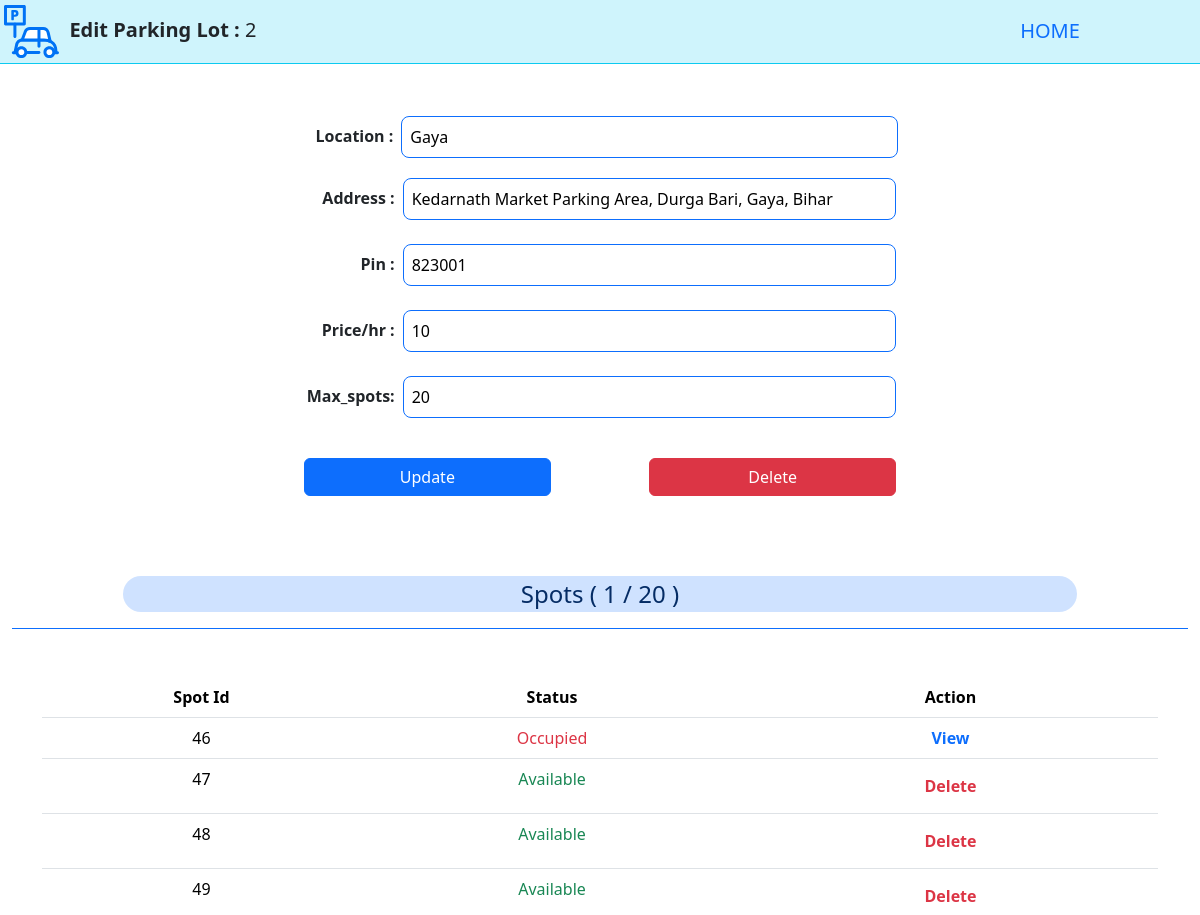
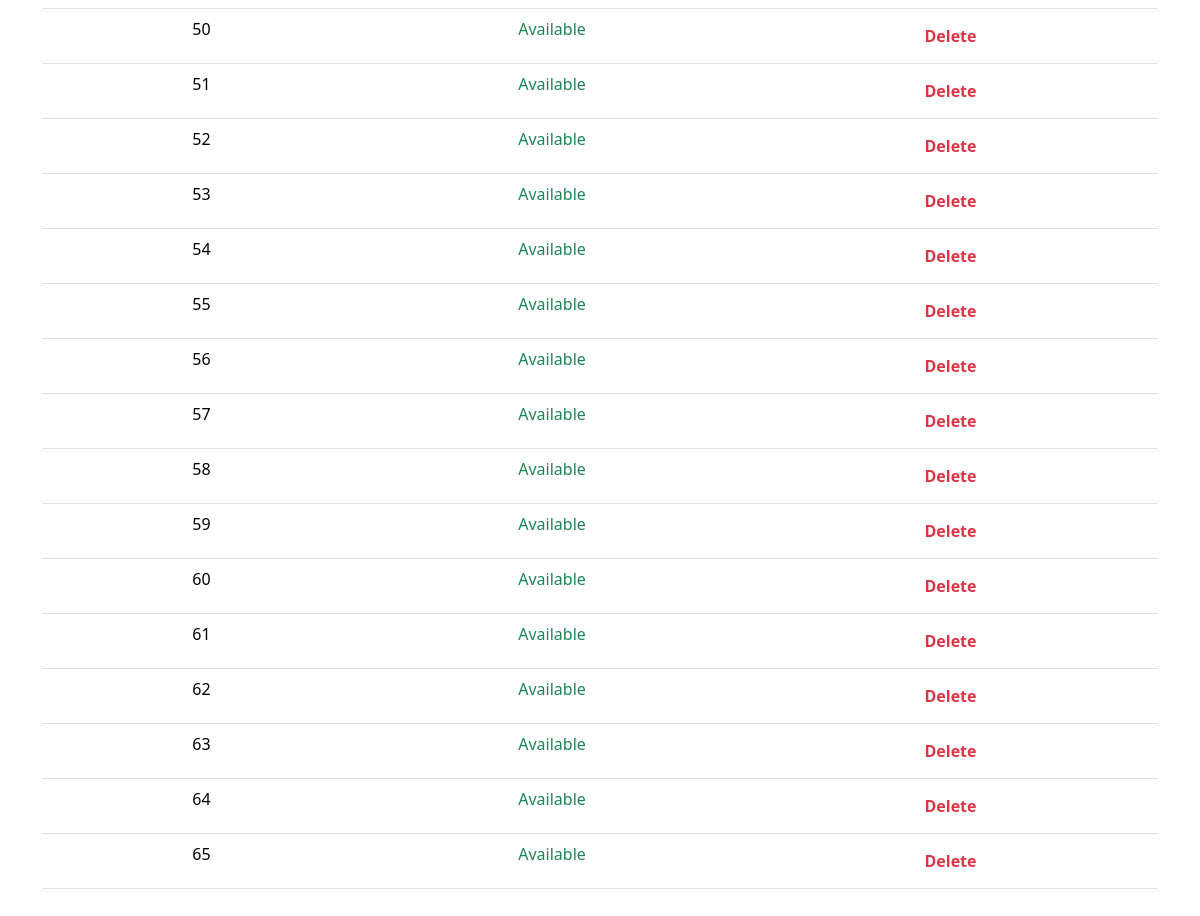
Screenshot of /editlot/2 (signed in) with the database file from the repository (2 pictures, top to bottom).
### application/models.py (models this page shows)
class Parking_lot(db.Model):
    id = db.Column(db.Integer, primary_key=True ,autoincrement=True)
    max_spots = db.Column(db.Integer(), nullable=False)
    price = db.Column(db.Integer(), nullable=False)
    prime_location = db.Column(db.String(), nullable=False)
    pincode = db.Column(db.Integer(), nullable=False)
    address = db.Column(db.String(), nullable=False)
    spots = db.relationship('Parking_spot', backref='parking_lot', lazy=True)
    bookings = db.relationship('Booking', backref='parking_lot', lazy=True, order_by='Booking.parking')

class Parking_spot(db.Model):
    id = db.Column(db.Integer, primary_key=True ,autoincrement=True)
    lot_id = db.Column(db.Integer(), db.ForeignKey('parking_lot.id'), nullable=False)
    booking_id=db.Column(db.Integer(), nullable=True)
    is_occupied = db.Column(db.Boolean, default=False)
    bookings = db.relationship('Booking', backref='parking_spot', lazy=True, order_by='Booking.parking')

### application/controllers.py (the view, shortened to what this page needs)
@app.route("/editlot/<int:id>", methods=['GET','POST'])
def editlot(id):
    if 'user' not in session:
        return redirect(url_for('login'))
    u=User.query.get(session['user'])
    if u.is_admin==True:
        lot=Parking_lot.query.filter(Parking_lot.id==id).first()
        if lot:
            spot=lot.spots
            oqp=[s for s in spot if s.is_occupied]
            b=lot.spots
            o=len(oqp)
            bkins={b.id:b for b in lot.bookings}
            return render_template('editlot.html', lot=lot, spots=b, bookings=bkins, o=o)
        else:
            flash("\\nParking Lot Does NOT exists !!")
            return redirect(url_for('admin'))
    return redirect(url_for('user'))

### templates/editlot.html
{% extends 'template.jinja' %}
{% block body %}
<div class="container-fluid">
    <div class="row border-bottom border-info mb-5 bg-info-subtle justify-content-center">
        <div class="col fs-5 p-1"> <img src="/static/parking.svg" width="55" height="55" alt="ParkHere">
            <b>&nbsp;Edit Parking Lot :</b> {{lot.id}}
        </div>
        <div class="col-3 text-center fs-5 p-3">
            <a class="link link-primary link-underline-opacity-0" href="/">HOME</a>
        </div>
    </div>
    <form method="post">
    <div class="row justify-content-center mb-2 p-1">
        <div class="col-3 p-2 text-end"> <b>Location :</b>
        </div>
        <input class="col-5 border border-primary rounded-3 p-2" type="text" value="{{lot.prime_location}}"
                name="prime">
        <div class="col-2 ">
        </div>
    </div>
    <div class="row justify-content-center mb-2 p-2">
        <div class="col-3 p-2 text-end"> <b>Address :</b>
        </div>
        <input class="col-5 border border-primary rounded-3 p-2" type="text" value="{{lot.address}}"
                name="addr">
        <div class="col-2">
        </div>
    </div>
    <div class="row justify-content-center mb-2 p-2">
        <div class="col-3 p-2 text-end"> <b>Pin :</b>
        </div>
        <input class="col-5 border border-primary rounded-3 p-2" type="number" value="{{lot.pincode}}"
                name="pin">
        <div class="col-2 ">
        </div>
    </div>
        <div class="row justify-content-center mb-2 p-2">
            <div class="col-3 p-2 text-end"> <b>Price/hr :</b>
            </div>
            <input class="col-5 border border-primary rounded-3 p-2" type="number" value="{{lot.price}}"
                name="newprice">
            <div class="col-2 ">
            </div>
        </div>
        <div class="row justify-content-center mb-4 p-2">
            <div class="col-3 p-2 text-end"> <b>Max_spots:</b>
            </div>
            <input class="col-5 border border-primary rounded-3 p-2" type="number" value="{{lot.max_spots}}"
                name="newmaxspots">
            <div class="col-2 ">
            </div>
        </div>
        <div class="row justify-content-center mb-2 p-2">
            <div class="col-3">
            </div>
            <button class='col btn btn-primary' type="submit" name="action" value="update">Update</button>
            <div class="col-1 ">
            </div>
            <button class='col btn btn-danger' type="submit" name="action" value="delete">Delete</button>
            <div class="col-3 ">
            </div>
        </div>
    </form>
    <br>
    <br>
    <div class="container-fluid mb-5">
        <div class="row border-bottom border-primary justify-content-center p-3 mb-5">
            <div class="col-10 bg-primary-subtle rounded-pill text-primary-emphasis text-center fs-4">
                Spots ( {{o}} / {{lot.max_spots}} )
            </div>
        </div>
    </div>
    <div class="container mb-5">
        <table class="table text-center">
            <thead>
                <th>Spot&nbsp;Id</th>
                <th>Status</th>
                <th>Action</th>
            </thead>
            <tbody>
                {% for spot in spots %}
                <tr>
                    <td>{{spot.id}}</td>
                    {% if spot.is_occupied %}
                    <td><div class="text-danger">Occupied</div></td>
                    <td><a class="link-primary link-underline-opacity-0" href="/booking/{{spot.booking_id}}"><b>View</b></a></td>
                    {% else %}
                    <td><div class="text-success">Available</div></td>
                    <td><form method="post"><button type="submit" name="action" value="{{spot.id}}" class="btn btn-link-color link-danger"><b>Delete</b></button></form></td>
                    {% endif %}
                </tr>
                {% endfor %}
            </tbody>
        </table>
    </div>
    <br><br><br><br><br><br><br><br><br><br><br>
</div>
{% endblock %}

### rows the page displays
Parking_lot: id "2", prime "Gaya", addr "Kedarnath Market Parking Area, Durga Bari, Gaya, Bihar", pin "823001", newprice "10", newmaxspots "20", max_spots "20"
Parking_spot: id "46"
Parking_spot: id "47"
Parking_spot: id "48"
Parking_spot: id "49"
Parking_spot: id "50"
Parking_spot: id "51"
Parking_spot: id "52"
Parking_spot: id "53"
Parking_spot: id "54"
Parking_spot: id "55"
Parking_spot: id "56"
Parking_spot: id "57"
Parking_spot: id "58"
Parking_spot: id "59"
Parking_spot: id "60"
Parking_spot: id "61"
Parking_spot: id "62"
Parking_spot: id "63"
Parking_spot: id "64"
Parking_spot: id "65"

### other values shown
{{ o }} "1"
